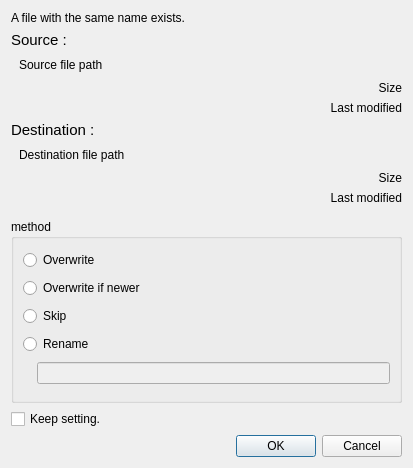
<?xml version="1.0" encoding="UTF-8"?>
<ui version="4.0">
 <class>OverwriteDialog</class>
 <widget class="QDialog" name="OverwriteDialog">
  <property name="geometry">
   <rect>
    <x>0</x>
    <y>0</y>
    <width>413</width>
    <height>468</height>
   </rect>
  </property>
  <property name="windowTitle">
   <string>Dialog</string>
  </property>
  <layout class="QVBoxLayout" name="verticalLayout">
   <item>
    <widget class="QLabel" name="label">
     <property name="sizePolicy">
      <sizepolicy hsizetype="Preferred" vsizetype="Fixed">
       <horstretch>0</horstretch>
       <verstretch>0</verstretch>
      </sizepolicy>
     </property>
     <property name="text">
      <string>A file with the same name exists.</string>
     </property>
    </widget>
   </item>
   <item>
    <widget class="QLabel" name="srcLabel">
     <property name="font">
      <font>
       <pointsize>11</pointsize>
      </font>
     </property>
     <property name="text">
      <string>Source : </string>
     </property>
    </widget>
   </item>
   <item>
    <layout class="QHBoxLayout" name="srcLabelHorizontalLayout">
     <item>
      <spacer name="srcLabelHorizontalSpacer">
       <property name="orientation">
        <enum>Qt::Horizontal</enum>
       </property>
       <property name="sizeType">
        <enum>QSizePolicy::Fixed</enum>
       </property>
       <property name="sizeHint" stdset="0">
        <size>
         <width>8</width>
         <height>20</height>
        </size>
       </property>
      </spacer>
     </item>
     <item>
      <widget class="QLabel" name="srcFilePathLabel">
       <property name="text">
        <string>Source file path</string>
       </property>
      </widget>
     </item>
    </layout>
   </item>
   <item>
    <widget class="QLabel" name="srcSizeLabel">
     <property name="text">
      <string>Size</string>
     </property>
     <property name="alignment">
      <set>Qt::AlignRight|Qt::AlignTrailing|Qt::AlignVCenter</set>
     </property>
    </widget>
   </item>
   <item>
    <widget class="QLabel" name="srcLastModifiedLabel">
     <property name="text">
      <string>Last modified</string>
     </property>
     <property name="alignment">
      <set>Qt::AlignRight|Qt::AlignTrailing|Qt::AlignVCenter</set>
     </property>
    </widget>
   </item>
   <item>
    <widget class="QLabel" name="dstLabel">
     <property name="font">
      <font>
       <pointsize>11</pointsize>
      </font>
     </property>
     <property name="text">
      <string>Destination : </string>
     </property>
    </widget>
   </item>
   <item>
    <layout class="QHBoxLayout" name="dstLabelHorizontalLayout">
     <item>
      <spacer name="dstLabelHorizontalSpacer">
       <property name="orientation">
        <enum>Qt::Horizontal</enum>
       </property>
       <property name="sizeType">
        <enum>QSizePolicy::Fixed</enum>
       </property>
       <property name="sizeHint" stdset="0">
        <size>
         <width>8</width>
         <height>20</height>
        </size>
       </property>
      </spacer>
     </item>
     <item>
      <widget class="QLabel" name="dstFilePathLabel">
       <property name="text">
        <string>Destination file path</string>
       </property>
      </widget>
     </item>
    </layout>
   </item>
   <item>
    <widget class="QLabel" name="dstSizeLabel">
     <property name="text">
      <string>Size</string>
     </property>
     <property name="alignment">
      <set>Qt::AlignRight|Qt::AlignTrailing|Qt::AlignVCenter</set>
     </property>
    </widget>
   </item>
   <item>
    <widget class="QLabel" name="dstLastModifiedLabel">
     <property name="text">
      <string>Last modified</string>
     </property>
     <property name="alignment">
      <set>Qt::AlignRight|Qt::AlignTrailing|Qt::AlignVCenter</set>
     </property>
    </widget>
   </item>
   <item>
    <spacer name="verticalSpacer">
     <property name="orientation">
      <enum>Qt::Vertical</enum>
     </property>
     <property name="sizeType">
      <enum>QSizePolicy::Fixed</enum>
     </property>
     <property name="sizeHint" stdset="0">
      <size>
       <width>20</width>
       <height>8</height>
      </size>
     </property>
    </spacer>
   </item>
   <item>
    <widget class="QGroupBox" name="methodGroupBox">
     <property name="sizePolicy">
      <sizepolicy hsizetype="Preferred" vsizetype="Expanding">
       <horstretch>0</horstretch>
       <verstretch>0</verstretch>
      </sizepolicy>
     </property>
     <property name="title">
      <string>method</string>
     </property>
     <layout class="QGridLayout" name="gridLayout">
      <item row="2" column="0" colspan="2">
       <widget class="QRadioButton" name="methodSkipRadioButton">
        <property name="text">
         <string>Skip</string>
        </property>
       </widget>
      </item>
      <item row="4" column="1">
       <widget class="QLineEdit" name="renameLineEdit">
        <property name="enabled">
         <bool>false</bool>
        </property>
       </widget>
      </item>
      <item row="0" column="0" colspan="2">
       <widget class="QRadioButton" name="methodOverwriteRadioButton">
        <property name="text">
         <string>Overwrite</string>
        </property>
       </widget>
      </item>
      <item row="3" column="0" colspan="2">
       <widget class="QRadioButton" name="methodRenameRadioButton">
        <property name="text">
         <string>Rename</string>
        </property>
       </widget>
      </item>
      <item row="4" column="0">
       <spacer name="horizontalSpacer">
        <property name="orientation">
         <enum>Qt::Horizontal</enum>
        </property>
        <property name="sizeType">
         <enum>QSizePolicy::Fixed</enum>
        </property>
        <property name="sizeHint" stdset="0">
         <size>
          <width>8</width>
          <height>20</height>
         </size>
        </property>
       </spacer>
      </item>
      <item row="1" column="0" colspan="2">
       <widget class="QRadioButton" name="methodOverwriteIfNewerRadioButton">
        <property name="text">
         <string>Overwrite if newer</string>
        </property>
       </widget>
      </item>
     </layout>
    </widget>
   </item>
   <item>
    <widget class="QCheckBox" name="keepSetting">
     <property name="text">
      <string>Keep setting.</string>
     </property>
    </widget>
   </item>
   <item>
    <widget class="QDialogButtonBox" name="buttonBox">
     <property name="orientation">
      <enum>Qt::Horizontal</enum>
     </property>
     <property name="standardButtons">
      <set>QDialogButtonBox::Cancel|QDialogButtonBox::Ok</set>
     </property>
    </widget>
   </item>
  </layout>
 </widget>
 <resources/>
 <connections>
  <connection>
   <sender>buttonBox</sender>
   <signal>accepted()</signal>
   <receiver>OverwriteDialog</receiver>
   <slot>accept()</slot>
   <hints>
    <hint type="sourcelabel">
     <x>248</x>
     <y>254</y>
    </hint>
    <hint type="destinationlabel">
     <x>157</x>
     <y>274</y>
    </hint>
   </hints>
  </connection>
  <connection>
   <sender>buttonBox</sender>
   <signal>rejected()</signal>
   <receiver>OverwriteDialog</receiver>
   <slot>reject()</slot>
   <hints>
    <hint type="sourcelabel">
     <x>316</x>
     <y>260</y>
    </hint>
    <hint type="destinationlabel">
     <x>286</x>
     <y>274</y>
    </hint>
   </hints>
  </connection>
 </connections>
</ui>
